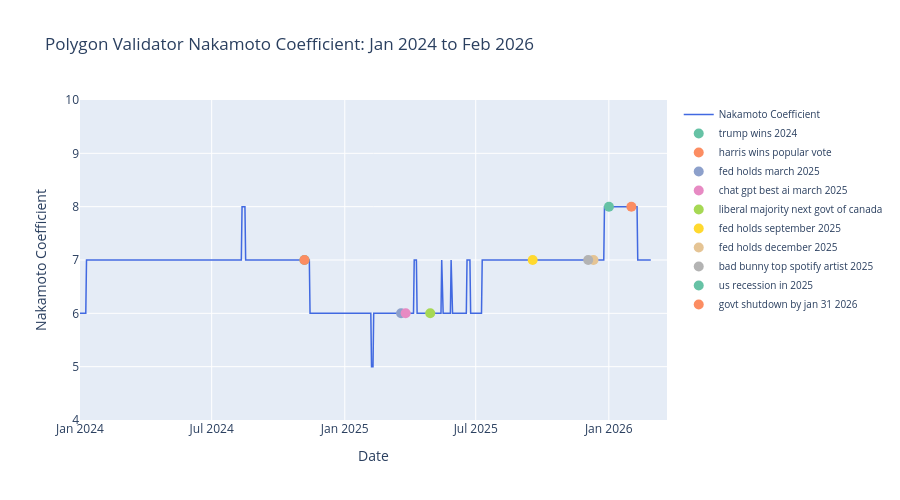

Notebook code for this chart:
### Markdown cell above
Plot the Nakomoto coefficient time series to visualize how it changed over the study period (January 2024 to February 2026). On the plot, mark where each event falls.

### Code cell
fig = go.Figure()

# nakamoto time series
fig.add_trace(go.Scatter(
  x=dec_df['date'],
  y=dec_df['nakamoto'],
  mode='lines',
  name='Nakamoto Coefficient',
  line=dict(color='royalblue', width=1.5)
))

# mark each event with a colored dot on the line
colors = px.colors.qualitative.Set2

for i, row in eff_df.iterrows():
  event_date = pd.Timestamp(row['resolution_time']).tz_localize(None)
  
  # find the nakamoto value on or nearest to the event date
  nearest = dec_df.iloc[(dec_df['date'] - event_date).abs().argsort()[:1]]
  nakamoto_at_event = nearest['nakamoto'].values[0]
    
  fig.add_trace(go.Scatter(
    x=[event_date],
    y=[nakamoto_at_event],
    mode='markers',
    name=row['event_name'].replace('_', ' '),
    marker=dict(size=10, color=colors[i % len(colors)], symbol='circle'),
  ))

fig.update_layout(
  title='Polygon Validator Nakamoto Coefficient: Jan 2024 to Feb 2026',
  xaxis_title='Date',
  yaxis_title='Nakamoto Coefficient',
  yaxis=dict(range=[4, 10], dtick=1),
  hovermode='x unified',
  height=500,
  legend=dict(
    orientation='v',
    x=1.02,
    y=1,
    font=dict(size=10)
  )
)

fig.show()

### Figure 1 — Plotly figure (JSON) as saved in the notebook; plotly's stock layout.template omitted (floating-point values rounded to 4 significant figures; data arrays with more than 128 entries replaced by an {"elided": "..."} marker saying what was removed)
{"data": [{"line": {"color": "royalblue", "width": 1.5}, "mode": "lines", "name": "Nakamoto Coefficient", "type": "scatter", "x": {"elided": "790 str values"}, "y": {"elided": "790 int values"}}, {"marker": {"color": "rgb(102,194,165)", "size": 10, "symbol": "circle"}, "mode": "markers", "name": "trump wins 2024", "type": "scatter", "x": ["2024-11-06T07:00:00"], "y": [7]}, {"marker": {"color": "rgb(252,141,98)", "size": 10, "symbol": "circle"}, "mode": "markers", "name": "harris wins popular vote", "type": "scatter", "x": ["2024-11-06T07:00:00"], "y": [7]}, {"marker": {"color": "rgb(141,160,203)", "size": 10, "symbol": "circle"}, "mode": "markers", "name": "fed holds march 2025", "type": "scatter", "x": ["2025-03-19T20:00:00"], "y": [6]}, {"marker": {"color": "rgb(231,138,195)", "size": 10, "symbol": "circle"}, "mode": "markers", "name": "chat gpt best ai march 2025", "type": "scatter", "x": ["2025-03-26T03:59:00"], "y": [6]}, {"marker": {"color": "rgb(166,216,84)", "size": 10, "symbol": "circle"}, "mode": "markers", "name": "liberal majority next govt of canada", "type": "scatter", "x": ["2025-04-29T02:52:00"], "y": [6]}, {"marker": {"color": "rgb(255,217,47)", "size": 10, "symbol": "circle"}, "mode": "markers", "name": "fed holds september 2025", "type": "scatter", "x": ["2025-09-17T18:00:00"], "y": [7]}, {"marker": {"color": "rgb(229,196,148)", "size": 10, "symbol": "circle"}, "mode": "markers", "name": "fed holds december 2025", "type": "scatter", "x": ["2025-12-10T19:00:00"], "y": [7]}, {"marker": {"color": "rgb(179,179,179)", "size": 10, "symbol": "circle"}, "mode": "markers", "name": "bad bunny top spotify artist 2025", "type": "scatter", "x": ["2025-12-03T12:00:00"], "y": [7]}, {"marker": {"color": "rgb(102,194,165)", "size": 10, "symbol": "circle"}, "mode": "markers", "name": "us recession in 2025", "type": "scatter", "x": ["2026-01-01T04:00:00"], "y": [8]}, {"marker": {"color": "rgb(252,141,98)", "size": 10, "symbol": "circle"}, "mode": "markers", "name": "govt shutdown by jan 31 2026", "type": "scatter", "x": ["2026-02-01T04:59:00"], "y": [8]}], "layout": {"height": 500, "hovermode": "x unified", "legend": {"font": {"size": 10}, "orientation": "v", "x": 1.02, "y": 1}, "title": {"text": "Polygon Validator Nakamoto Coefficient: Jan 2024 to Feb 2026"}, "xaxis": {"title": {"text": "Date"}}, "yaxis": {"dtick": 1, "range": [4, 10], "title": {"text": "Nakamoto Coefficient"}}}}
